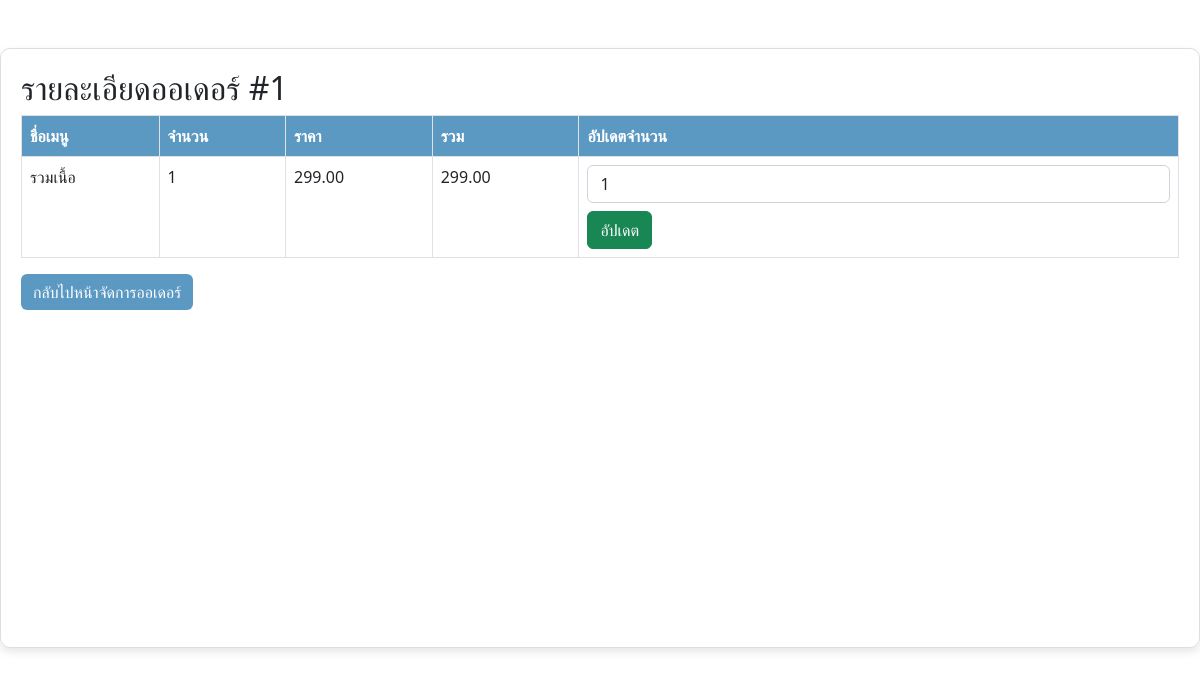
The app's page /order_details_pickup.php?order_pickup_id=1 (signed in) with its own data.
### tables this page shows
CREATE TABLE `order_pickup_details` (
  `order_pickup_detail_id` int(11) NOT NULL,
  `order_pickup_id` int(11) NOT NULL,
  `item_id` int(11) NOT NULL,
  `quantity` int(1) NOT NULL
);

CREATE TABLE `menuitems` (
  `item_id` int(11) NOT NULL,
  `category_id` int(11) NOT NULL,
  `name` varchar(100) NOT NULL,
  `description` text NOT NULL,
  `price` decimal(10,2) NOT NULL,
  `image_path` varchar(255) NOT NULL,
  `status` int(1) NOT NULL,
  `unit_id` int(11) NOT NULL,
  `order_type` int(1) NOT NULL
);

### order_details_pickup.php (the view, shortened to what this page needs)
<?php
include 'includes/db_connect.php';
$order_pickup_id = $_GET['order_pickup_id'];
$sql = "SELECT d.item_id, d.quantity, m.name, m.price
        FROM order_pickup_details d
        JOIN menuitems m ON d.item_id = m.item_id
        WHERE d.order_pickup_id = ?";
$stmt = $conn->prepare($sql);
$stmt->bind_param("i", $order_pickup_id);
$stmt->execute();
$result = $stmt->get_result();
?>
<!DOCTYPE html>
<html lang="en">
<head>
    <link rel="stylesheet" href="https://cdn.jsdelivr.net/npm/bootstrap@5.2.3/dist/css/bootstrap.min.css">
    <link rel="stylesheet" href="css/order_details.css">
</head>
<body>
    <div class="container mt-5">
        <h2>รายละเอียดออเดอร์ #<?php echo $order_pickup_id; ?></h2>
        <table class="table table-bordered">
            <thead>
                <tr>
                    <th>ชื่อเมนู</th>
                    <th>จำนวน</th>
                    <th>ราคา</th>
                    <th>รวม</th>
                    <th>อัปเดตจำนวน</th>
                </tr>
            </thead>
            <tbody>
                <?php while ($row = $result->fetch_assoc()) { ?>
                    <tr>
                        <td><?php echo htmlspecialchars($row['name']); ?></td>
                        <td><?php echo htmlspecialchars($row['quantity']); ?></td>
                        <td><?php echo htmlspecialchars($row['price']); ?></td>
                        <td><?php echo number_format($row['price'] * $row['quantity'], 2); ?></td>
                        <td>
                            <form action="order_details_pickup.php?order_pickup_id=<?php echo $order_pickup_id; ?>" method="POST">
                                <input type="number" name="quantity" value="<?php echo htmlspecialchars($row['quantity']); ?>" min="1" class="form-control">
                                <button type="submit" name="update_quantity" class="btn btn-success mt-2">อัปเดต</button>
                            </form>
                        </td>
                    </tr>
                <?php } ?>
            </tbody>
        </table>
        <a href="manage_orders.php" class="btn btn-primary">กลับไปหน้าจัดการออเดอร์</a>
    </div>
</body>
</html>

### css/order_details.css (style rules this page uses)
.container { background-color: rgba(255, 255, 255, 0.9); padding: 20px; border-radius: 10px; border: 1px solid #ddd; max-width: 1200px; margin: 20px auto; min-height: 600px; box-shadow: 0 4px 8px rgba(0, 0, 0, 0.1); }
.table thead th { background-color: #5B99C2; color: white; }
.btn-primary { background-color: #5B99C2; border: none; }

### records on screen
order_pickup_details: item.name "รวมเนื้อ", quantity "1", item.price "299.00", $row['price']*$row['quantity'] "299.00"

### other values on screen
$order_pickup_id "1"
